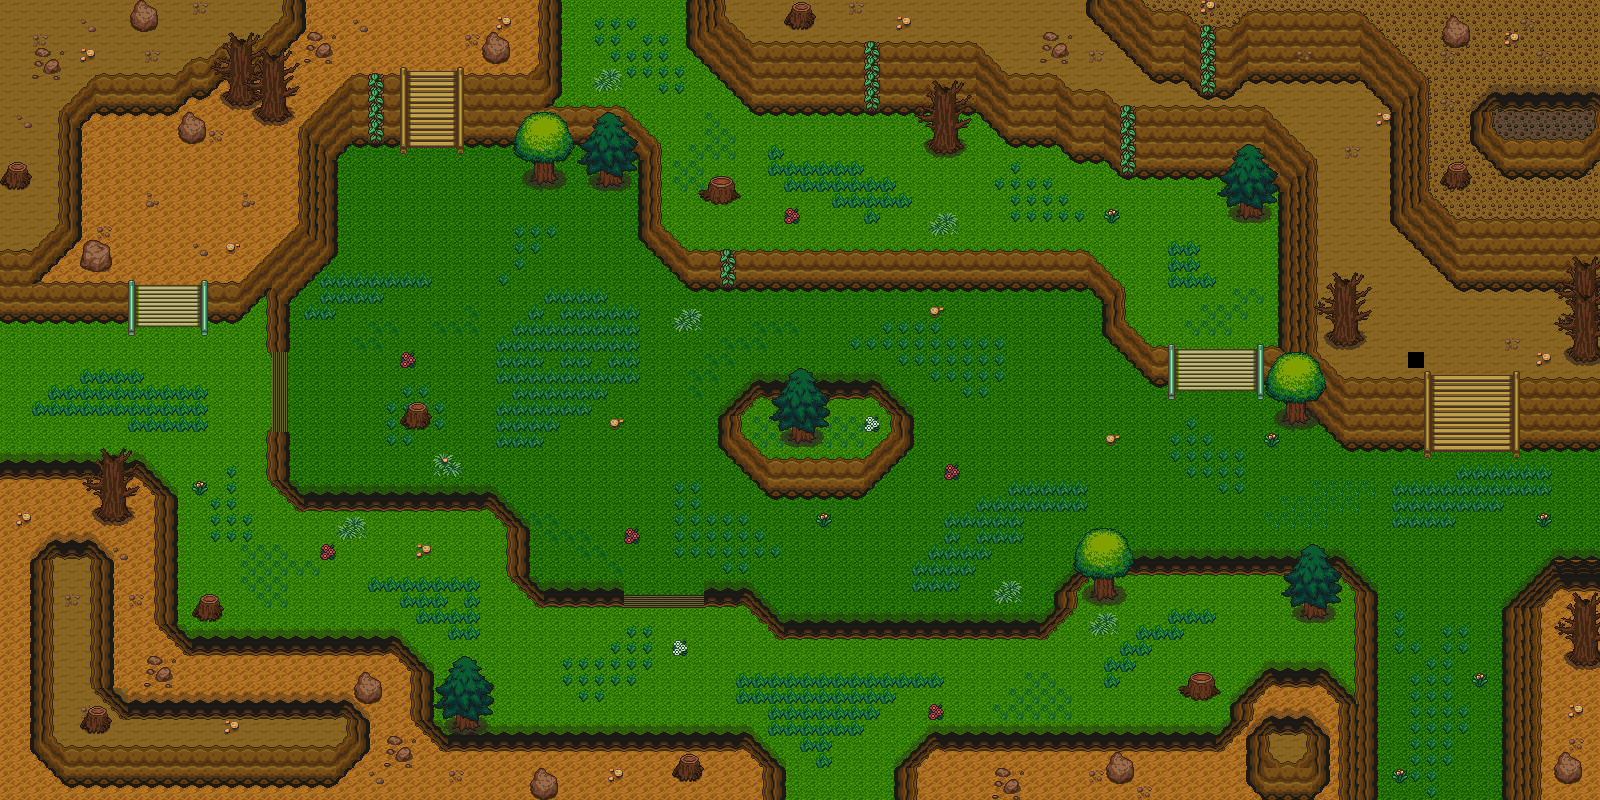

A 2D game scene composited from a Tiled map and its tileset images. What follows is a short description and the map's XML, with each tile layer's data collapsed to a summary:
An orthogonal 100x50 tile map with 16x16 px tiles, 9 tile layers (ground0, ground1, wall0, wall1, ...), 2 hidden layers not drawn, 9 tilesets.

<map version="1.0" orientation="orthogonal" renderorder="right-down" width="100" height="50" tilewidth="16" tileheight="16">
 <tileset firstgid="1" name="1" tilewidth="16" tileheight="16">
  <image source="../../tileset/v1.3/1.png" width="800" height="800" />
 </tileset>
 <tileset firstgid="2501" name="2" tilewidth="16" tileheight="16">
  <image source="../../tileset/v1.3/2.png" width="800" height="800" />
 </tileset>
 <tileset firstgid="5001" name="3" tilewidth="16" tileheight="16">
  <image source="../../tileset/v1.3/3.png" width="800" height="800" />
 </tileset>
 <tileset firstgid="7501" name="4" tilewidth="16" tileheight="16">
  <image source="../../tileset/v1.3/4.png" width="800" height="800" />
 </tileset>
 <tileset firstgid="10001" name="5" tilewidth="16" tileheight="16">
  <image source="../../tileset/v1.3/5.png" width="800" height="800" />
 </tileset>
 <tileset firstgid="12501" name="6" tilewidth="16" tileheight="16">
  <image source="../../tileset/v1.3/6.png" width="800" height="800" />
 </tileset>
 <tileset firstgid="15001" name="7" tilewidth="16" tileheight="16">
  <image source="../../tileset/v1.3/7.png" width="800" height="800" />
 </tileset>
 <tileset firstgid="17501" name="8" tilewidth="16" tileheight="16">
  <image source="../../tileset/v1.3/8.png" width="800" height="800" />
 </tileset>
 <tileset firstgid="20001" name="9" tilewidth="16" tileheight="16">
  <image source="../../tileset/v1.3/9.png" width="800" height="800" />
 </tileset>
 <layer name="ground0" width="100" height="50">
  <data>[5000 cells, 4999 non-empty, 6 distinct tile ids]</data>
 </layer>
 <layer name="ground1" width="100" height="50">
  <data>[5000 cells, 10 non-empty, 3 distinct tile ids]</data>
 </layer>
 <layer name="wall0" width="100" height="50">
  <data>[5000 cells, 2073 non-empty, 255 distinct tile ids]</data>
 </layer>
 <layer name="wall1" width="100" height="50">
  <data>[5000 cells, 507 non-empty, 155 distinct tile ids]</data>
 </layer>
 <layer name="wall2" width="100" height="50">
  <data>[5000 cells, 176 non-empty, 87 distinct tile ids]</data>
 </layer>
 <layer name="wall3" width="100" height="50">
  <data>[5000 cells, 24 non-empty, 12 distinct tile ids]</data>
 </layer>
 <layer name="deco0" width="100" height="50">
  <data>[5000 cells, 698 non-empty, 51 distinct tile ids]</data>
 </layer>
 <layer name="deco1" width="100" height="50">
  <data>[5000 cells, 358 non-empty, 84 distinct tile ids]</data>
 </layer>
 <layer name="ABOVE_OVERWRITE" width="100" height="50" opacity="0.9">
  <data>[5000 cells, 0 non-empty, 0 distinct tile ids]</data>
 </layer>
 <layer name="COLLISION_OVERWRITE" visible="0" width="100" height="50">
  <data>[5000 cells, 0 non-empty, 0 distinct tile ids]</data>
 </layer>
 <layer name="SPOT" visible="0" width="100" height="50">
  <data>[5000 cells, 30 non-empty, 20 distinct tile ids]</data>
 </layer>
</map>
